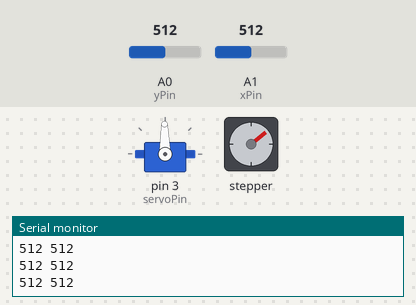
Bench run of a sketch on a simulated Arduino Uno, built with avr-gcc and run on an emulated ATmega328P. Parts: servo, stepper motor, the last lines printed to the serial monitor. The inputs (shaded band) are chosen by the test bench; at power-on: A1 (xPin) = 512, A0 (yPin) = 512. Stepper angles assume 2048 steps per turn.

Above: at 1.2 s.
1.3 s: A1 (xPin) set to 475
4.3 s: A0 (yPin) set to 716
At 4.69 s:
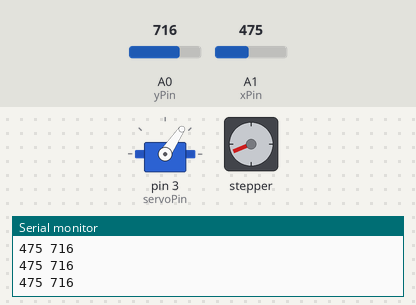
7.3 s: A0 (yPin) set to 900
At 7.72 s:
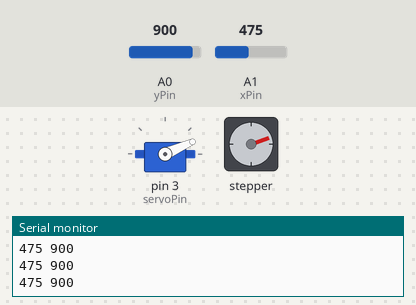
10.3 s: A0 (yPin) set to 986
At 10.74 s:
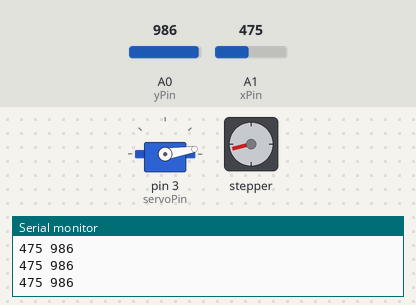
13.3 s: A0 (yPin) set to 1012
At 13.47 s:
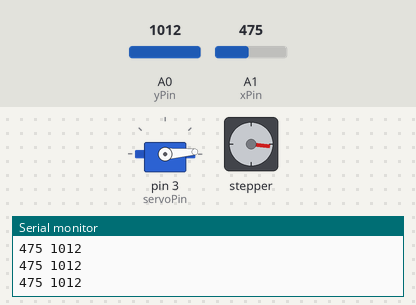
16.3 s: A0 (yPin) set to 511
At 16.5 s:
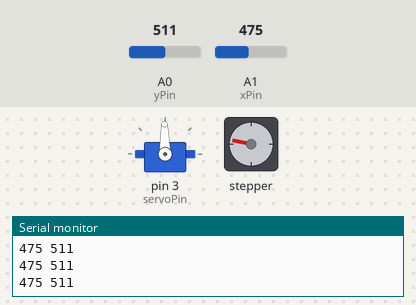
Timing chart, 0 to 20.3 s (numbered marks = the images above; inputs shaded):
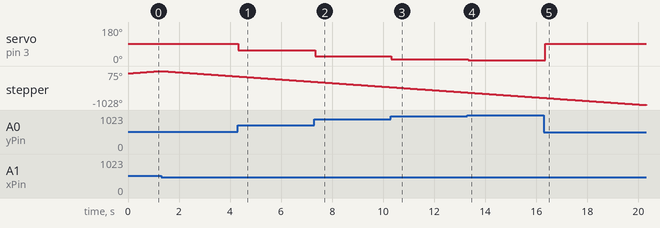

The sketch:

2AxisArm.ino
```cpp
#include <Servo.h>
#include <Stepper.h>
int stepsPerRevolution=2048;
int motSpeed=10;
int servoPin= 3;
int xPin=A1;
int yPin=A0;
int xVal;
int yVal;
int deadZone=10;
float angle;
float steps;
Servo myServo;
Stepper myStepper(stepsPerRevolution, 8, 10, 9, 11);

void setup() {
  // put your setup code here, to run once:
pinMode(servoPin,OUTPUT);
myServo.attach(servoPin);
pinMode(yPin,INPUT);
pinMode(xPin,INPUT);
Serial.begin(9600);
myStepper.setSpeed(motSpeed);
}

void loop() {
  // put your main code here, to run repeatedly:
  xVal=analogRead(xPin);
  yVal=analogRead(yPin);
Serial.print(xVal);
Serial.print(" ");
Serial.println(yVal);
if (yVal<520){
  angle=((-9./49.)*yVal)+(9090./49.);
  myServo.write(angle);
}
if (yVal>520){
  angle=((-9./52.)*yVal) +180;
  myServo.write(angle);
}
if (xVal>(485-deadZone)){
  myStepper.step(10);
}
if (xVal<(485+deadZone)){

  myStepper.step(-10);
}
}
```

Measured:
- the behaviour switches between 999 and 1000 on A0 (yPin) (found by bisection; images 3 and 4)
- after the input at 4.3 s, servo on pin 3 (servoPin): 91° → 56° at once
- after the input at 7.3 s, servo on pin 3 (servoPin): 56° → 24° at once
- after the input at 10.3 s, servo on pin 3 (servoPin): 24° → 9° at once
- after the input at 13.3 s, servo on pin 3 (servoPin): 9° → 4° at once
- after the input at 16.3 s, servo on pin 3 (servoPin): 4° → 91° at once
